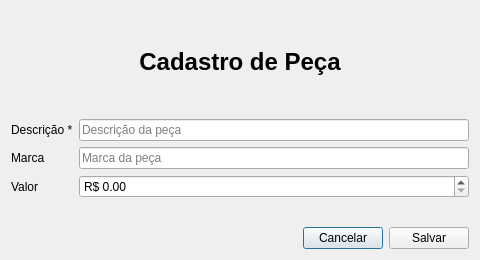
<?xml version="1.0" encoding="UTF-8"?>
<ui version="4.0">
 <class>PecaForm</class>
 <widget class="QDialog" name="PecaForm">
  <property name="geometry">
   <rect>
    <x>0</x>
    <y>0</y>
    <width>480</width>
    <height>260</height>
   </rect>
  </property>
  <property name="windowTitle">
   <string>Cadastro de Peça</string>
  </property>
  <layout class="QVBoxLayout" name="verticalLayout">
   <item>
    <widget class="QLabel" name="lblTitulo">
     <property name="font">
      <font>
       <pointsize>18</pointsize>
       <bold>true</bold>
      </font>
     </property>
     <property name="text">
      <string>Cadastro de Peça</string>
     </property>
     <property name="alignment">
      <set>Qt::AlignCenter</set>
     </property>
    </widget>
   </item>
   <item>
    <layout class="QFormLayout" name="formLayout">
     <item row="0" column="0">
      <widget class="QLabel" name="lblDescricao">
       <property name="text">
        <string>Descrição *</string>
       </property>
      </widget>
     </item>
     <item row="0" column="1">
      <widget class="QLineEdit" name="txtDescricao">
       <property name="placeholderText">
        <string>Descrição da peça</string>
       </property>
      </widget>
     </item>
     <item row="1" column="0">
      <widget class="QLabel" name="lblMarca">
       <property name="text">
        <string>Marca</string>
       </property>
      </widget>
     </item>
     <item row="1" column="1">
      <widget class="QLineEdit" name="txtMarca">
       <property name="placeholderText">
        <string>Marca da peça</string>
       </property>
      </widget>
     </item>
     <item row="2" column="0">
      <widget class="QLabel" name="lblValor">
       <property name="text">
        <string>Valor</string>
       </property>
      </widget>
     </item>
     <item row="2" column="1">
      <widget class="QDoubleSpinBox" name="spnValor">
       <property name="minimum">
        <double>0.000000000000000</double>
       </property>
       <property name="maximum">
        <double>999999.990000000000000</double>
       </property>
       <property name="decimals">
        <number>2</number>
       </property>
       <property name="prefix">
        <string>R$ </string>
       </property>
      </widget>
     </item>
    </layout>
   </item>
   <item>
    <layout class="QHBoxLayout" name="horizontalLayout">
     <item>
      <spacer name="horizontalSpacer">
       <property name="orientation">
        <enum>Qt::Horizontal</enum>
       </property>
       <property name="sizeHint" stdset="0">
        <size>
         <width>40</width>
         <height>20</height>
        </size>
       </property>
      </spacer>
     </item>
     <item>
      <widget class="QPushButton" name="btnCancelar">
       <property name="text">
        <string>Cancelar</string>
       </property>
      </widget>
     </item>
     <item>
      <widget class="QPushButton" name="btnSalvar">
       <property name="text">
        <string>Salvar</string>
       </property>
      </widget>
     </item>
    </layout>
   </item>
  </layout>
 </widget>
 <resources/>
 <connections/>
</ui>
